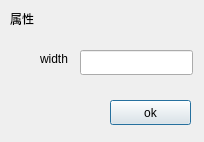
<?xml version="1.0" encoding="UTF-8"?>
<ui version="4.0">
 <class>LinePropertyDialog</class>
 <widget class="QDialog" name="LinePropertyDialog">
  <property name="geometry">
   <rect>
    <x>0</x>
    <y>0</y>
    <width>204</width>
    <height>142</height>
   </rect>
  </property>
  <property name="windowTitle">
   <string>Dialog</string>
  </property>
  <widget class="QLabel" name="propertyLabel">
   <property name="geometry">
    <rect>
     <x>10</x>
     <y>10</y>
     <width>31</width>
     <height>17</height>
    </rect>
   </property>
   <property name="text">
    <string>属性</string>
   </property>
  </widget>
  <widget class="QLabel" name="widthLabel">
   <property name="geometry">
    <rect>
     <x>40</x>
     <y>50</y>
     <width>41</width>
     <height>17</height>
    </rect>
   </property>
   <property name="text">
    <string>width</string>
   </property>
  </widget>
  <widget class="QPushButton" name="okButton">
   <property name="geometry">
    <rect>
     <x>110</x>
     <y>100</y>
     <width>81</width>
     <height>25</height>
    </rect>
   </property>
   <property name="text">
    <string>ok</string>
   </property>
  </widget>
  <widget class="QLineEdit" name="widthEdit">
   <property name="geometry">
    <rect>
     <x>80</x>
     <y>50</y>
     <width>113</width>
     <height>25</height>
    </rect>
   </property>
  </widget>
 </widget>
 <resources/>
 <connections/>
</ui>
